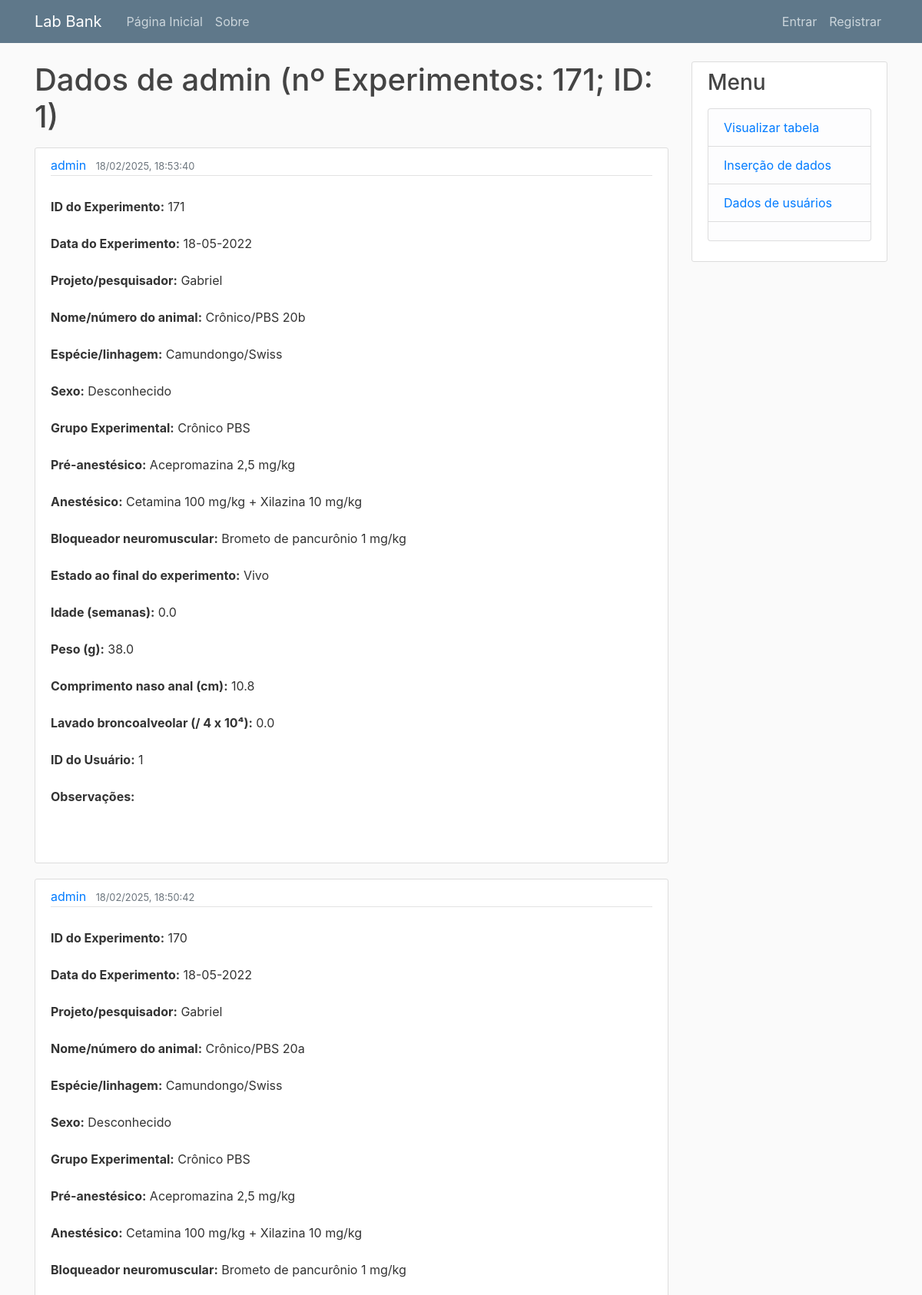
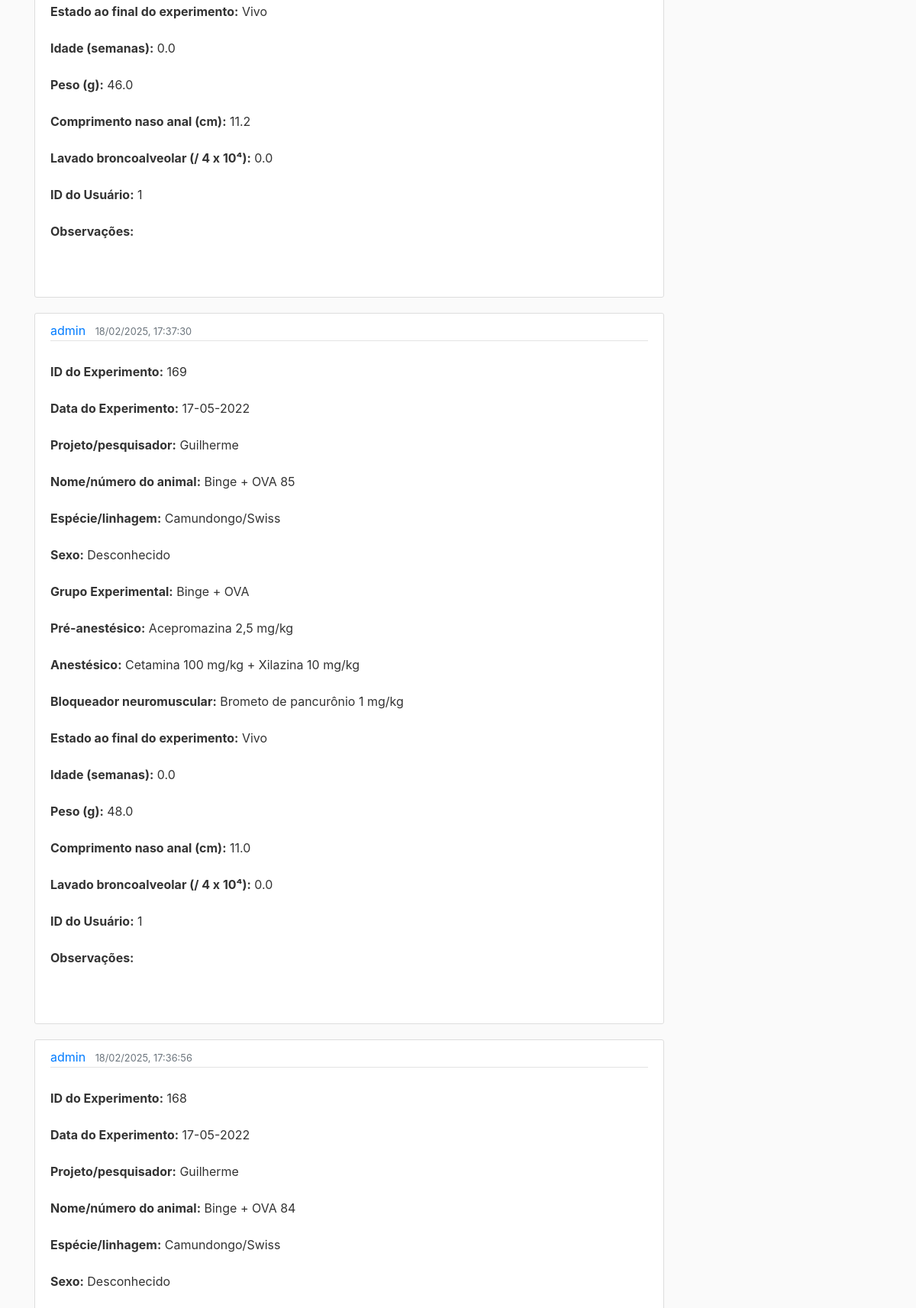
The page /table/admin (upper part) on the database its author committed (2 pictures, top to bottom).
### lab_bank/models.py (models this page shows, shortened)
class User(db.Model, UserMixin):
    id = db.Column(db.Integer, primary_key=True)
    username = db.Column(db.String(100), unique=True, nullable=False)
    email = db.Column(db.String(200), unique=True, nullable=False)
    profile_picture = db.Column(db.String(20), nullable=False, default='default.jpg')
    password = db.Column(db.String(60))
    is_admin = db.Column(db.Boolean, default=False)
    posts = db.relationship('Post', backref='author', lazy=True)
    subjects = db.relationship('Subject', backref='owner', lazy=True)

class Subject(db.Model):
    id = db.Column(db.Integer, primary_key=True)
    date = db.Column(db.Date, nullable=False)
    lineage = db.Column(db.String(50), nullable=False)
    sex = db.Column(db.String(50), nullable=False)
    ova_or_control = db.Column(db.String(50), nullable=False)
    dead_or_alive = db.Column(db.String(50), nullable=False)
    acepromazine = db.Column(db.String(50), nullable=False)
    anesthesic = db.Column(db.String(50), nullable=False)
    neuromuscular_blocker = db.Column(db.String(50), nullable=False)
    age = db.Column(db.Float, nullable=False)
    weight = db.Column(db.Float, nullable=False)
    project = db.Column(db.String(255), nullable=True)
    name_number = db.Column(db.String(255), nullable=True)
    naso_anal_length = db.Column(db.Float, nullable=True)
    bronchoalveolar_lavage = db.Column(db.Float, nullable=True)
    user_id = db.Column(db.Integer, db.ForeignKey('user.id'), nullable=False)
    excel_file_path = db.Column(db.String(255), nullable=True)
    flexivent = db.Column(db.String(50), nullable=False)
    date_created = db.Column(db.DateTime, default=datetime.utcnow)
    observations = db.Column(Text, nullable=True)

### lab_bank/table/routes.py (the view)
@table.route("/table/<string:username>")
def user_subjects(username):
    page = request.args.get('page', 1, type=int)
    user = User.query.filter_by(username=username).first_or_404()
    subjects = Subject.query.filter_by(user_id=user.id).order_by(Subject.id.desc()).paginate(page=page, per_page=7)
    return render_template('user_subjects.html', user=user, title=f'Dados de {username}', subjects=subjects)

### lab_bank/templates/user_subjects.html (shortened to what this page needs)
{% extends 'layout.html' %}
{% block content %}
<h1 class="mb-3"> Dados de {{ user.username }} (nº Experimentos: {{ subjects.total }}; ID: {{ user.id }})</h1>
{% for subject in subjects.items %}
	<article class="media content-section">
		<div class="media-body">
			<div class="article-metadata">
				<a class="mr-2" href="{{ url_for('table.user_subjects', username=subject.owner.username) }}">{{ user.username }}</a>
				<small class="text-muted">{{ subject.date_created.strftime('%d/%m/%Y, %H:%M:%S') }}</small>
			</div>
			<p class="article-content">
				<strong>ID do Experimento:</strong> {{ subject.id }}<br>
				<strong>Data do Experimento:</strong> {{ subject.date.strftime('%d-%m-%Y') if subject.date else 'N/A' }}<br>
				<strong>Projeto/pesquisador:</strong> {{ subject.project }}<br>
				<strong>Nome/número do animal:</strong> {{ subject.name_number }}<br>
				<strong>Espécie/linhagem:</strong> {{ subject.lineage }}<br>
				<strong>Sexo:</strong> {{ subject.sex }}<br>
				<strong>Grupo Experimental:</strong> {{ subject.ova_or_control }}<br>
				<strong>Pré-anestésico:</strong> {{ subject.acepromazine }}<br>
				<strong>Anestésico:</strong> {{ subject.anesthesic }}<br>
				<strong>Bloqueador neuromuscular:</strong> {{ subject.neuromuscular_blocker }}<br>
				<strong>Estado ao final do experimento:</strong> {{ subject.dead_or_alive }}<br>
				<strong>Idade (semanas):</strong> {{ subject.age }}<br>
				<strong>Peso (g):</strong> {{ subject.weight }}<br>
				<strong>Comprimento naso anal (cm):</strong> {{ subject.naso_anal_length }}<br>
				<strong>Lavado broncoalveolar (/ 4 x 10⁴):</strong> {{ subject.bronchoalveolar_lavage }}<br>
				<strong>ID do Usuário:</strong> {{ subject.user_id }}<br>
				<strong>Observações:</strong> {{ subject.observations }}<br>
			</p>
	</article>
{% endfor %}
{% endblock %}

### lab_bank/templates/layout.html (shortened to what this page needs)
<!DOCTYPE html>
<html>
	<head>
		<link rel="stylesheet" href="https://maxcdn.bootstrapcdn.com/bootstrap/4.0.0/css/bootstrap.min.css">
		<link rel="stylesheet" type="text/css" href="{{ url_for('static', filename='main.css') }}">
</head>
					<body>
						<header class="site-header">
							<nav class="navbar navbar-expand-md navbar-dark bg-steel fixed-top">
								<div class="container">
									<a class="navbar-brand mr-4" href="/">Lab Bank</a>
									<div class="collapse navbar-collapse" id="navbarToggle">
										<div class="navbar-nav mr-auto">
											<a class="nav-item nav-link" href="{{ url_for('main.home') }}">Página Inicial</a>
											<a class="nav-item nav-link" href="{{ url_for('main.about') }}">Sobre</a>
										</div>
										<div class="navbar-nav">
										{% if current_user.is_authenticated %}
											<a class="nav-item nav-link" href="{{ url_for('users.account') }}">Conta</a>
											<a class="nav-item nav-link" href="{{ url_for('users.logout') }}">Sair</a>
		{% else %}
		  <a class="nav-item nav-link" href="{{ url_for('users.login') }}">Entrar</a>
											<a class="nav-item nav-link" href="{{ url_for('users.register') }}">Registrar</a>
		{% endif %}
	</div>
									</div>
								</div>
							</nav>
						</header>
						<main role="main" class="container">
							<div class="row">
								<div class="col-md-9">
          {% block content %}{% endblock %}
        </div>
								<div class="col-md-3">
									<div class="content-section">
										<h3>Menu</h3>
										<p class='text-muted'>
											<ul class="list-group">
												<li class="list-group-item list-group-item-light">
												<a href = "{{ url_for('table.display_table') }}"> Visualizar tabela </a>
												</li>
												<li class="list-group-item list-group-item-light">
												<a href = "{{ url_for('table.insert_data') }}"> Inserção de dados </a>
												</li>
												<li class="list-group-item list-group-item-light">
												<a href = "{{ url_for('users.user_list') }}"> Dados de usuários </a>
												</li>
												<li class="list-group-item list-group-item-light">
												</li>
											</ul>
										</p>
									</div>
								</div>
							</div>
						</main>

### lab_bank/static/main.css (style rules this page uses)
body { background: #fafafa; color: #333333; margin-top: 5rem; }
h1, h2, h3, h4, h5, h6 { color: #444444; }
.bg-steel { background-color: #5f788a; }
.site-header .navbar-nav .nav-link { color: #cbd5db; }
.content-section { background: #ffffff; padding: 10px 20px; border: 1px solid #dddddd; border-radius: 3px; margin-bottom: 20px; }
.article-content { white-space: pre-line; }
.article-metadata { padding-bottom: 1px; margin-bottom: 4px; border-bottom: 1px solid #e3e3e3 }

### rows shown on the page
User: username "admin", id "1"
Subject: date_created "18/02/2025, 18:53:40", id "171", date "18-05-2022", project "Gabriel", name_number "Crônico/PBS 20b", lineage "Camundongo/Swiss", sex "Desconhecido", ova_or_control "Crônico PBS", acepromazine "Acepromazina 2,5 mg/kg", anesthesic "Cetamina 100 mg/kg + Xilazina 10 mg/kg", neuromuscular_blocker "Brometo de pancurônio 1 mg/kg", dead_or_alive "Vivo", age "0.0", weight "38.0", naso_anal_length "10.8", bronchoalveolar_lavage "0.0", user_id "1"
Subject: date_created "18/02/2025, 18:50:42", id "170", date "18-05-2022", project "Gabriel", name_number "Crônico/PBS 20a", lineage "Camundongo/Swiss", sex "Desconhecido", ova_or_control "Crônico PBS", acepromazine "Acepromazina 2,5 mg/kg", anesthesic "Cetamina 100 mg/kg + Xilazina 10 mg/kg", neuromuscular_blocker "Brometo de pancurônio 1 mg/kg", dead_or_alive "Vivo", age "0.0", weight "46.0", naso_anal_length "11.2", bronchoalveolar_lavage "0.0", user_id "1"
Subject: date_created "18/02/2025, 17:37:30", id "169", date "17-05-2022", project "Guilherme", name_number "Binge + OVA 85", lineage "Camundongo/Swiss", sex "Desconhecido", ova_or_control "Binge + OVA", acepromazine "Acepromazina 2,5 mg/kg", anesthesic "Cetamina 100 mg/kg + Xilazina 10 mg/kg", neuromuscular_blocker "Brometo de pancurônio 1 mg/kg", dead_or_alive "Vivo", age "0.0", weight "48.0", naso_anal_length "11.0", bronchoalveolar_lavage "0.0", user_id "1"
Subject: date_created "18/02/2025, 17:36:56", id "168", date "17-05-2022", project "Guilherme", name_number "Binge + OVA 84", lineage "Camundongo/Swiss", sex "Desconhecido"

### other values the page prints
{{ subjects.total }} "171"
